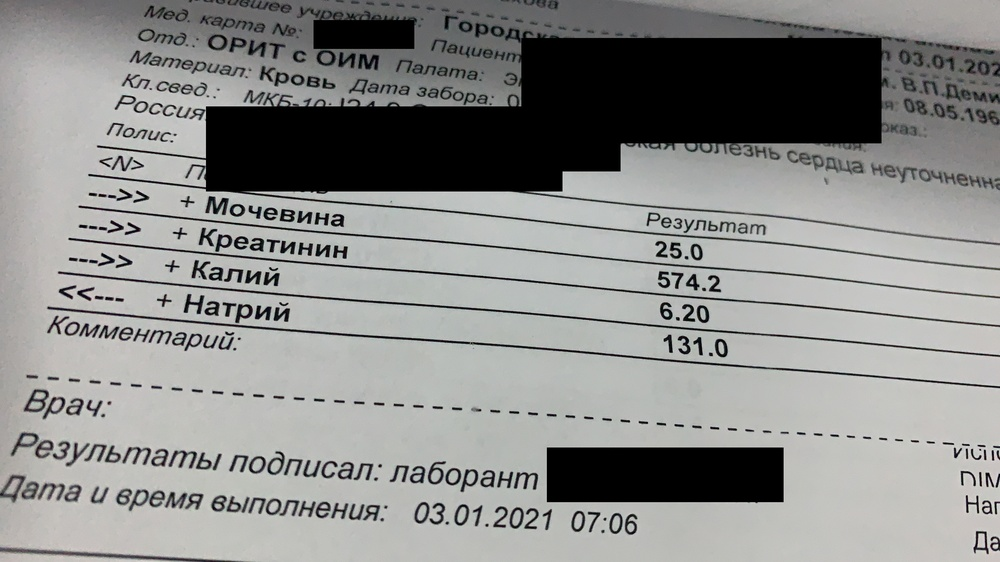
#> input picture foto/01.jpg, 1000 x 562 px, shrunk from 3840 x 2160 before the run
$ python -i TextAligner.py   (imports and definitions only)
#> lines starting #> are read from the running program, lines starting #| are printed output that depends on the picture
import cv2
import numpy as np
import os
import matplotlib.pyplot as plt

'''
Детекция границ с помощью Canny: Применяется алгоритм Canny для нахождения границ изображения,
на основе которых будет работать преобразование Хафа.

Нахождение линий: cv2.HoughLinesP() используется для поиска линий на изображении.
Линии представлены как координаты двух точек: (x1, y1) и (x2, y2).

Вычисление углов наклона: Для каждой найденной линии с помощью np.arctan2() вычисляется угол наклона,
который затем конвертируется в градусы с помощью np.degrees(). Если угол наклона равен 90° или -90°,
то этот угол исключается из дальнейших вычислений.
'''

class TextAligner:
    def __init__(self):
        pass

    def calculate_average_angle(self, image):
        # Преобразование в оттенки серого
        gray_image = cv2.cvtColor(image, cv2.COLOR_BGR2GRAY)

        # Применение Canny для детекции границ
        edges = cv2.Canny(gray_image, 50, 150)

        # Нахождение линий с помощью HoughLinesP
        lines = cv2.HoughLinesP(edges, 1, np.pi / 180, threshold=100, minLineLength=100, maxLineGap=10)

        # Список для хранения углов наклона
        angles = []

        if lines is not None:
            for line in lines:
                x1, y1, x2, y2 = line[0]

                # Вычисление угла наклона линии
                angle_rad = np.arctan2(y2 - y1, x2 - x1)
                angle_deg = np.degrees(angle_rad)

                # Исключаем углы 90° и -90°
                if abs(angle_deg) != 90:
                    angles.append(angle_deg)

                # Рисуем линии на изображении (красные)
                # cv2.line(image, (x1, y1), (x2, y2), (0, 0, 255), 2)

            if angles:
                avg_angle = np.mean(angles)
                print(f"Средний угол наклона: {avg_angle:.2f}°")
                return avg_angle
            else:
                print("Не найдено подходящих линий.")
                return 0
        else:
            print("Линии не обнаружены.")
            return 0

    def rotate_image(self, image, angle):
        (h, w) = image.shape[:2]
        center = (w // 2, h // 2)

        # Матрица поворота
        rotation_matrix = cv2.getRotationMatrix2D(center, angle, 1.0)
        rotated = cv2.warpAffine(image, rotation_matrix, (w, h), flags=cv2.INTER_LINEAR, borderMode=cv2.BORDER_REPLICATE)

        return rotated

    def align_text(self, image):
        angle = self.calculate_average_angle(image)
        print(f"Определенный угол наклона: {angle:.2f}°")
        if angle != 0:
            return self.rotate_image(image, angle)
        else:
            return image

>>> import cv2
>>> picture = cv2.imread('foto/01.jpg')
#> picture is the input picture: shape (562, 1000, 3); mean B, G, R 139, 140.8, 140.2
>>> result = TextAligner().align_text(picture)
#> in calculate_average_angle, `edges = cv2.Canny(gray_image, 50, 150)`:
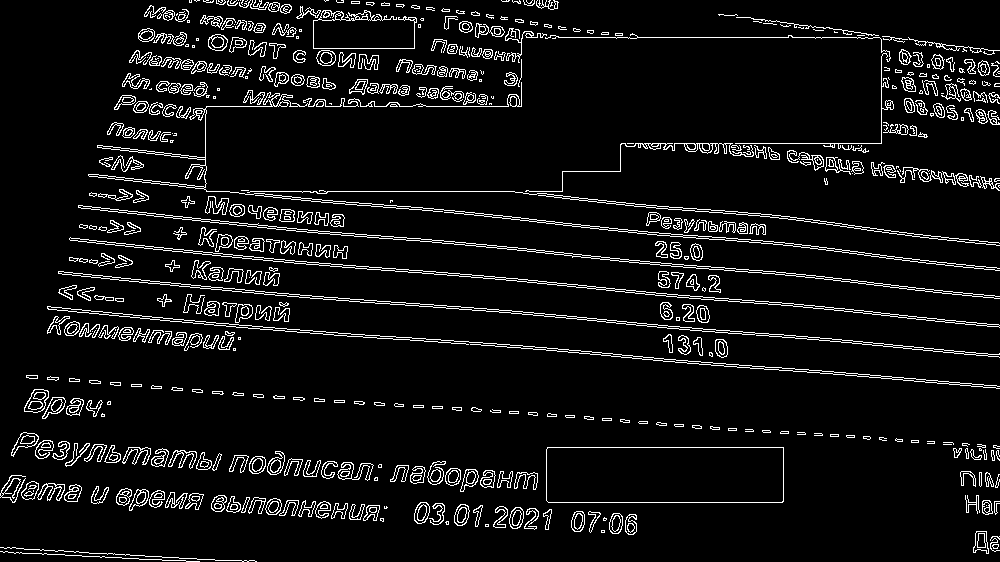
#> edges: shape (562, 1000); 7% white in thin lines or dots
#> in calculate_average_angle, `lines = cv2.HoughLinesP(edges, 1, np.pi / 180, threshold=100, minLineL..`: lines = 136 rows, first 6: [121, 278, 420, 304], [547, 284, 998, 324], [719, 239, 863, 254], [250, 191, 373, 204], [727, 330, 933, 348], [437, 341, 767, 369]
#> the loop in calculate_average_angle, `for line in lines:` made 136 passes
#> (x1, y1, x2, y2, angle_rad, angle_deg) on passes 1 to 12: (121, 278, 420, 304, 0.0867, 4.97), (547, 284, 998, 324, 0.0885, 5.07), (719, 239, 863, 254, 0.104, 5.95), (250, 191, 373, 204, 0.105, 6.03), (727, 330, 933, 348, 0.0872, 4.99), (437, 341, 767, 369, 0.0846, 4.85), (191, 285, 351, 299, 0.0873, 5), (696, 265, 824, 276, 0.0857, 4.91), (91, 383, 719, 427, 0.0699, 4.01), (251, 191, 562, 191, 0, 0), (173, 249, 436, 272, 0.0872, 5), (438, 339, 768, 367, 0.0846, 4.85)
#> after the loop in calculate_average_angle, `for line in lines:`: angles = 135 values, max 9.01 at index 45, min 0 at index 9, mean 4.97
#> in calculate_average_angle, `avg_angle = np.mean(angles)`: avg_angle = 4.97
#| Средний угол наклона: 4.97°
#| Определенный угол наклона: 4.97°
#> in rotate_image, `rotation_matrix = cv2.getRotationMatrix2D(center, angle, 1.0)`: rotation_matrix = [[0.996, 0.0867, -22.48], [-0.0867, 0.996, 44.4]]
#> in rotate_image, `rotated = cv2.warpAffine(image, rotation_matrix, (w, h), flags=cv2.INT..`:
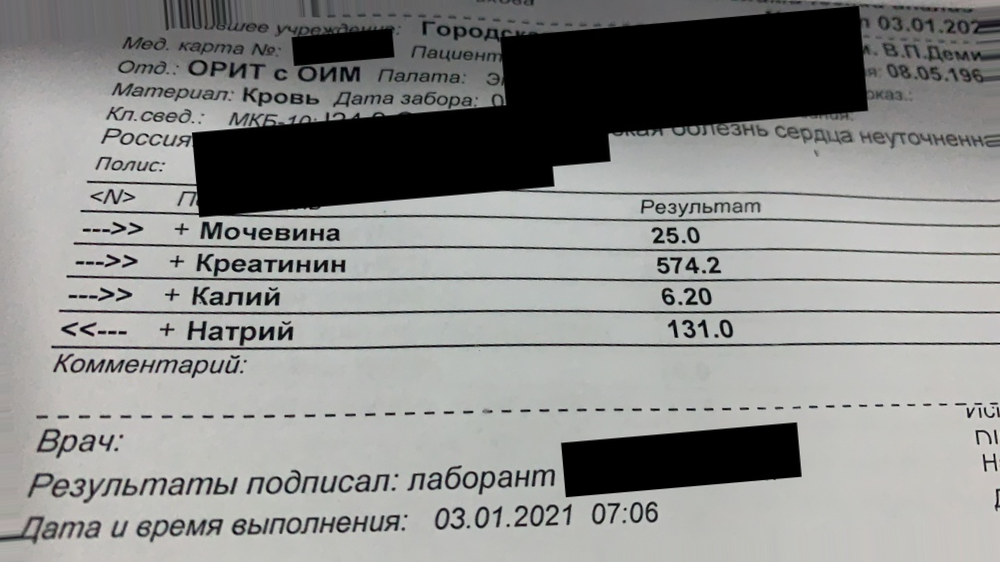
#> rotated: shape (562, 1000, 3); mean B, G, R 138, 139.9, 139.2

$ run again, on foto/2f7e2606-ddd0-41d6-a944-621c93b78e10.jpg
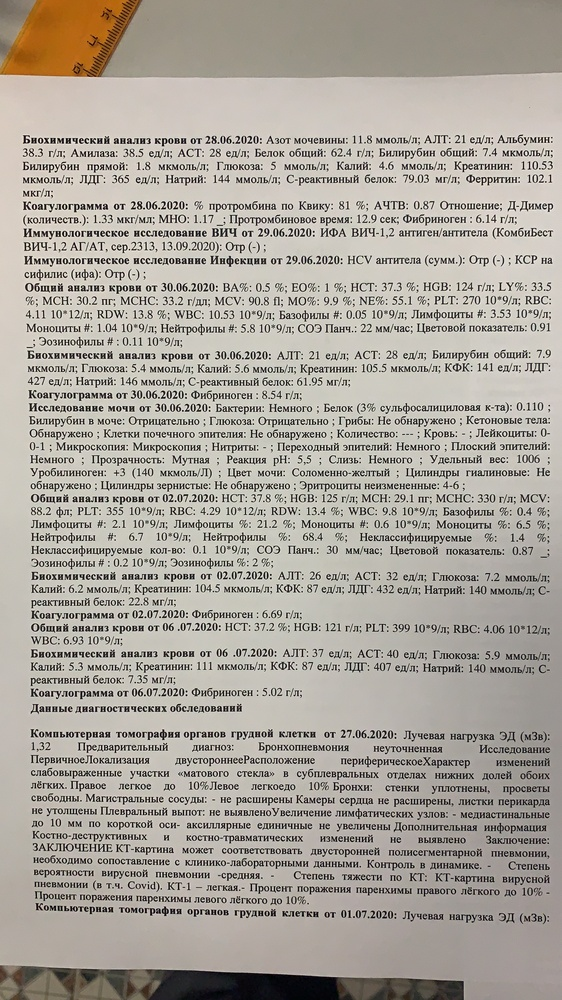
#> input picture foto/2f7e2606-ddd0-41d6-a944-621c93b78e10.jpg, 562 x 1000 px, shrunk from 2160 x 3840 before the run
#> picture is the input picture: shape (1000, 562, 3); mean B, G, R 157.9, 166.6, 172.2
#> in calculate_average_angle, `edges = cv2.Canny(gray_image, 50, 150)`:
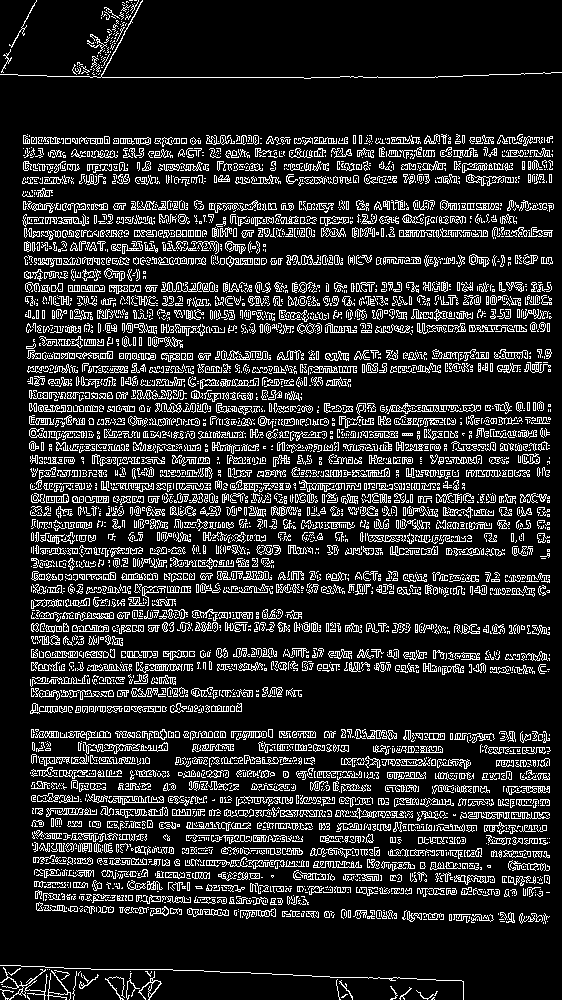
#> edges: shape (1000, 562); 15.1% white in thin lines or dots
#> lines = 371 rows, first 6: [90, 77, 437, 77], [24, 236, 551, 236], [31, 483, 464, 483], [23, 203, 552, 203], [23, 143, 540, 143], [31, 437, 397, 437]
#> the loop in calculate_average_angle, `for line in lines:` made 371 passes
#> (x1, y1, x2, y2, angle_rad, angle_deg) on passes 1 to 3: (90, 77, 437, 77, 0, 0), (24, 236, 551, 236, 0, 0), (31, 483, 464, 483, 0, 0)
#> after the loop in calculate_average_angle, `for line in lines:`: angles = 371 values, max 89.17 at index 71, min -84.95 at index 27, mean 0.0931
#> avg_angle = 0.0931
#| Средний угол наклона: 0.09°
#| Определенный угол наклона: 0.09°
#> rotation_matrix = [[1, 0.00163, -0.812], [-0.00163, 1, 0.457]]
#> in rotate_image, `rotated = cv2.warpAffine(image, rotation_matrix, (w, h), flags=cv2.INT..`:
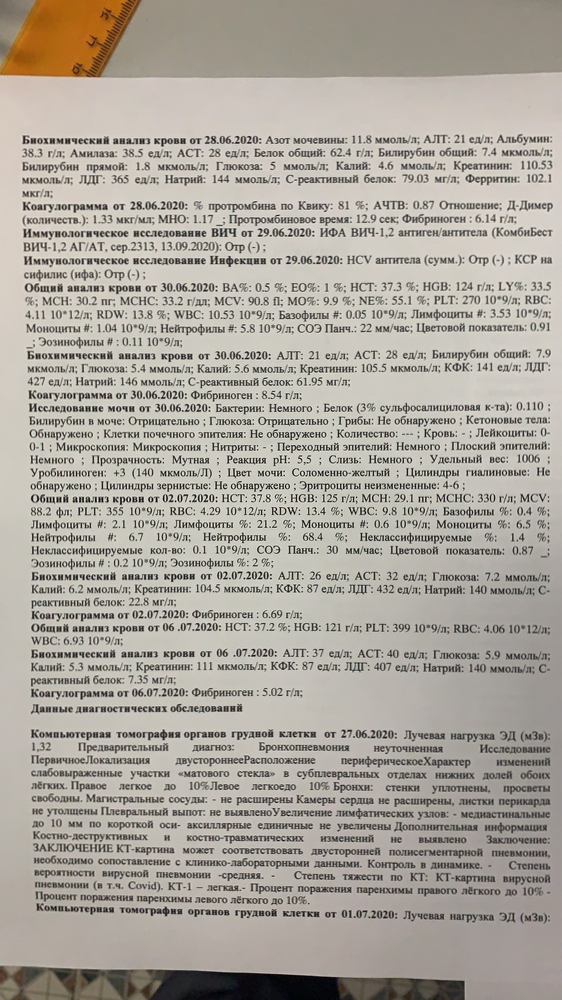
#> rotated: shape (1000, 562, 3); mean B, G, R 157.9, 166.6, 172.2

$ run again, on foto/img_5808.jpg
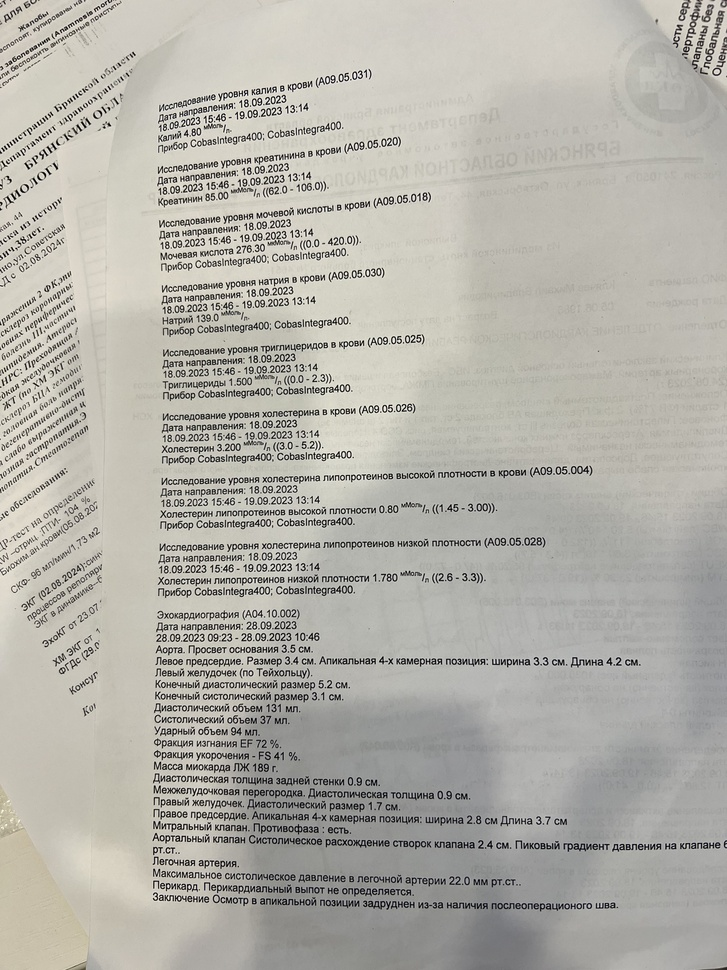
#> input picture foto/img_5808.jpg, 727 x 970 px, shrunk from 3024 x 4032 before the run
#> picture is the input picture: shape (970, 727, 3); mean B, G, R 169.4, 176.9, 178.9
#> in calculate_average_angle, `edges = cv2.Canny(gray_image, 50, 150)`:
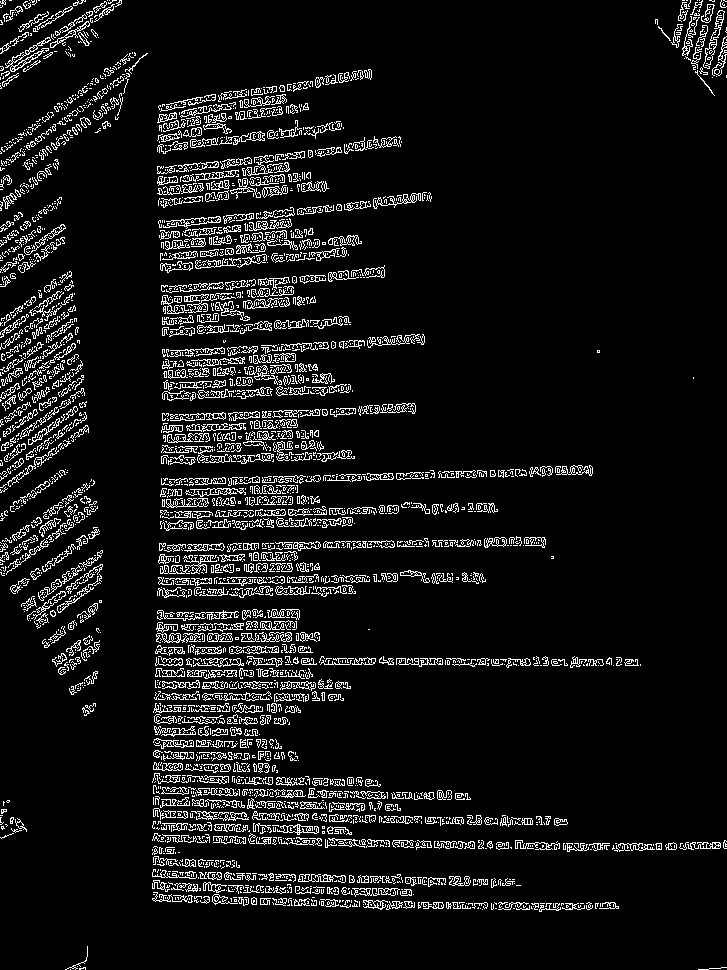
#> edges: shape (970, 727); 7.9% white in thin lines or dots
#> lines = 115 rows, first 6: [247, 790, 247, 610], [216, 397, 230, 282], [171, 612, 176, 901], [196, 776, 216, 612], [262, 724, 262, 611], [157, 864, 161, 610]
#> the loop in calculate_average_angle, `for line in lines:` made 115 passes
#> (x1, y1, x2, y2, angle_rad, angle_deg) on passes 1 to 8: (247, 790, 247, 610, -1.57, -90), (216, 397, 230, 282, -1.45, -83.06), (171, 612, 176, 901, 1.55, 89.01), (196, 776, 216, 612, -1.45, -83.05), (262, 724, 262, 611, -1.57, -90), (157, 864, 161, 610, -1.56, -89.1), (229, 805, 244, 633, -1.48, -85.02), (179, 801, 182, 612, -1.55, -89.09)
#> after the loop in calculate_average_angle, `for line in lines:`: angles = 102 values, max 89.46 at index 14, min -89.12 at index 41, mean 2.22
#> avg_angle = 2.22
#| Средний угол наклона: 2.22°
#| Определенный угол наклона: 2.22°
#> rotation_matrix = [[0.999, 0.0388, -18.53], [-0.0388, 0.999, 14.44]]
#> in rotate_image, `rotated = cv2.warpAffine(image, rotation_matrix, (w, h), flags=cv2.INT..`:
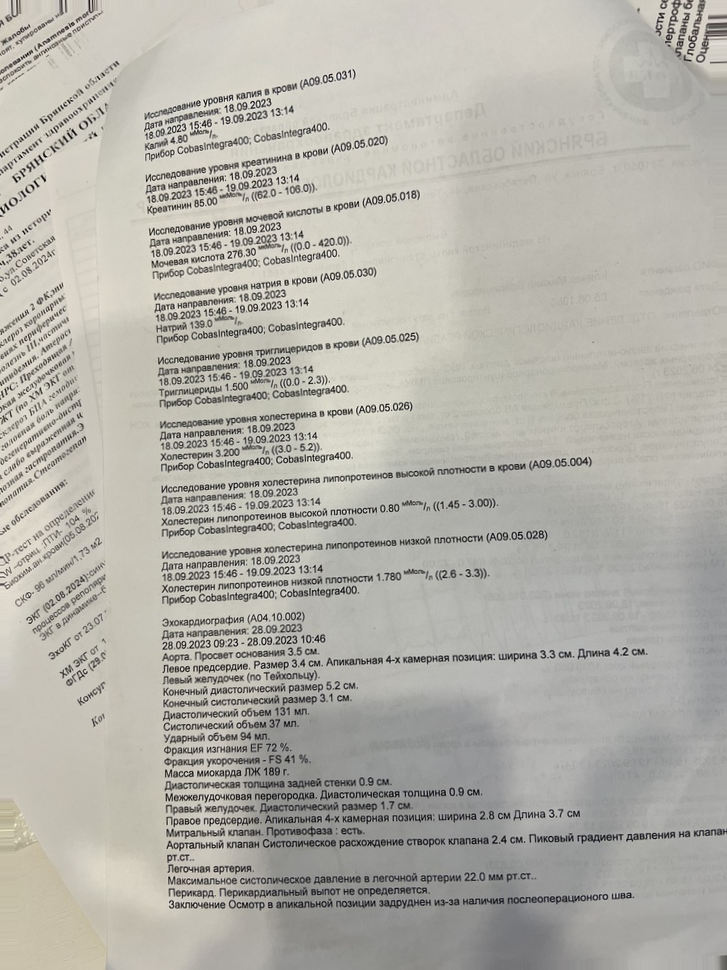
#> rotated: shape (970, 727, 3); mean B, G, R 169.5, 177, 179

$ run again, on foto/img_6374.jpg
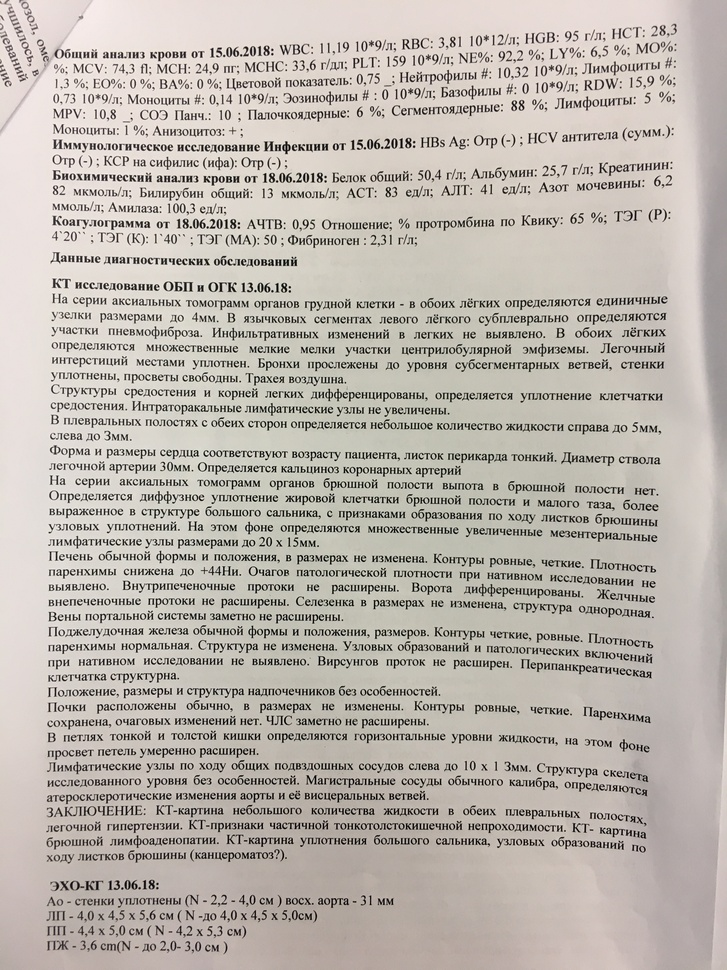
#> input picture foto/img_6374.jpg, 727 x 970 px, shrunk from 3024 x 4032 before the run
#> picture is the input picture: shape (970, 727, 3); mean B, G, R 174, 181.3, 187.9
#> in calculate_average_angle, `edges = cv2.Canny(gray_image, 50, 150)`:
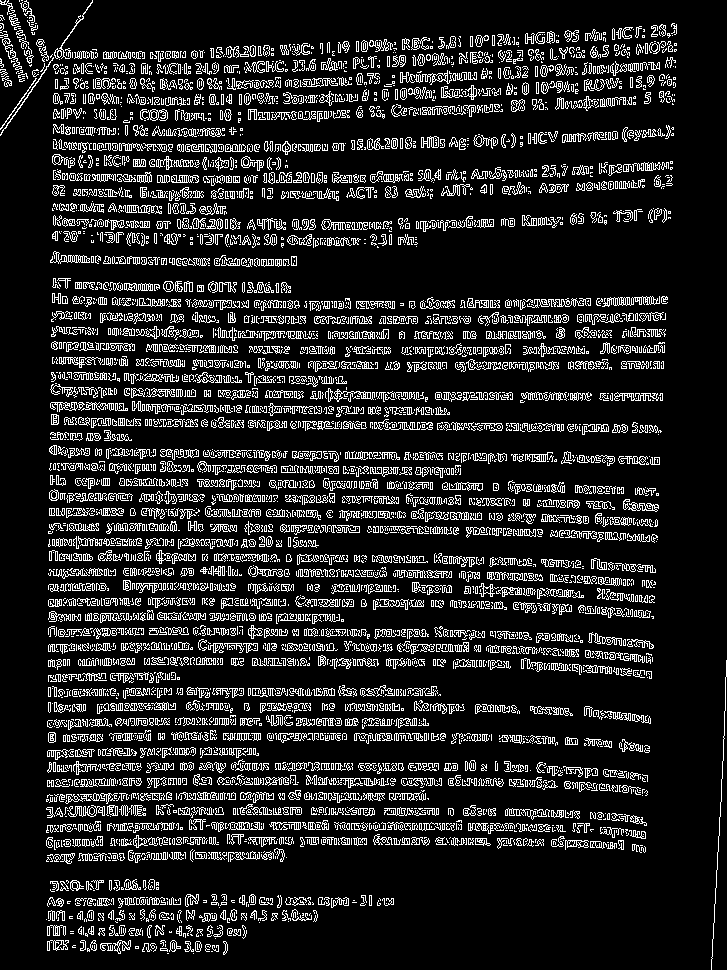
#> edges: shape (970, 727); 13.7% white in thin lines or dots
#> lines = 420 rows, first 6: [99, 128, 213, 242], [248, 283, 394, 429], [51, 417, 657, 428], [49, 448, 659, 458], [51, 814, 577, 814], [54, 53, 227, 226]
#> the loop in calculate_average_angle, `for line in lines:` made 420 passes
#> (x1, y1, x2, y2, angle_rad, angle_deg) on passes 1 to 3: (99, 128, 213, 242, 0.785, 45), (248, 283, 394, 429, 0.785, 45), (51, 417, 657, 428, 0.0181, 1.04)
#> after the loop in calculate_average_angle, `for line in lines:`: angles = 417 values, max 89.46 at index 136, min -89.46 at index 243, mean -1.14
#> avg_angle = -1.14
#| Средний угол наклона: -1.14°
#| Определенный угол наклона: -1.14°
#> rotation_matrix = [[1, -0.0198, 9.68], [0.0198, 1, -7.1]]
#> in rotate_image, `rotated = cv2.warpAffine(image, rotation_matrix, (w, h), flags=cv2.INT..`:
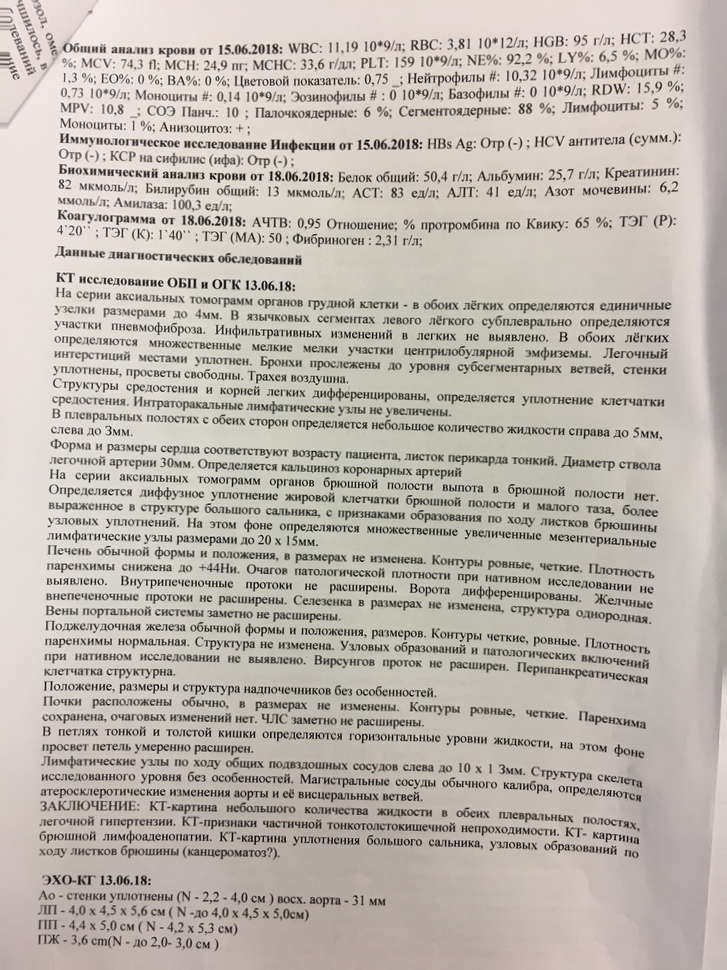
#> rotated: shape (970, 727, 3); mean B, G, R 174.1, 181.5, 188
